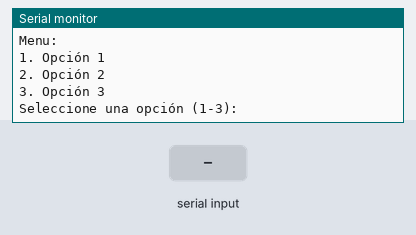
The sketch below on a simulated Arduino Uno, built with avr-gcc and run on an emulated ATmega328P. Parts: the last lines printed to the serial monitor. The test bench sets the inputs (shaded band).

Above: at 1.2 s.
1.3 s: "1" received over Serial
At 1.7 s:
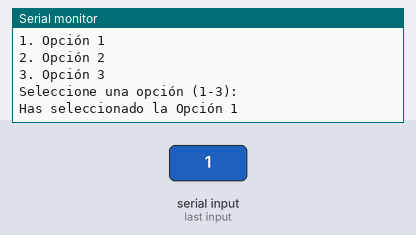
2.8 s: "2" received over Serial
At 4.0 s:
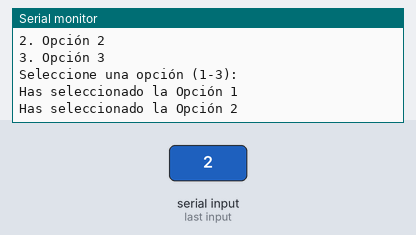

Measured:
- after the input at 1.3 s, the serial monitor: prints a new line at once (image 1)
- after the input at 2.8 s, the serial monitor: prints a new line at once (image 2)

The sketch:

MENU.ino
```cpp
/*
PRELAB6

 */


void setup() {
  // Inicializar la comunicación serial a 9600 baudios
  Serial.begin(115200);

  // Esperar a que la comunicación serial se establezca
  while (!Serial) {
    ;
  }

  // Imprimir el menú
  Serial.println("Menu:");
  Serial.println("1. Opción 1");
  Serial.println("2. Opción 2");
  Serial.println("3. Opción 3");
  Serial.println("Seleccione una opción (1-3):");
}

void loop() {
  if (Serial.available() > 0) {
    char opcion = Serial.read();

    switch (opcion) {
      case '1':
        Serial.println("Has seleccionado la Opción 1");
        break;

      case '2':
        Serial.println("Has seleccionado la Opción 2");
        break;

      case '3':
        Serial.println("Has seleccionado la Opción 3");
        break;

      default:
        break;
    }
  }
}
```
